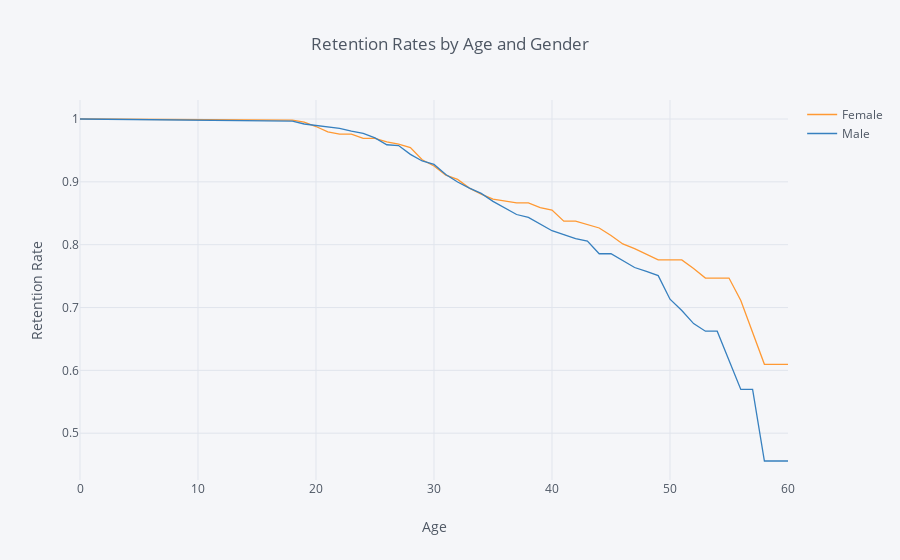

Notebook code for this chart:
### Code cell
rates = survival(data, 'Gender', 'Age', 'Attrition')

rates.iplot(kind='line', xTitle='Age', yTitle='Retention Rate',
            title='Retention Rates by Age and Gender')

### Figure 1 — Plotly figure (JSON) as saved in the notebook; plotly's stock layout.template omitted (floating-point values rounded to 4 significant figures)
{"data": [{"line": {"color": "rgba(255, 153, 51, 1.0)", "dash": "solid", "shape": "linear", "width": 1.3}, "mode": "lines", "name": "Female", "text": "", "type": "scatter", "uid": "313fc6cb-d6a6-42ba-b1f5-38a3a438c63a", "x": [0, 18, 19, 20, 21, 22, 23, 24, 25, 26, 27, 28, 29, 30, 31, 32, 33, 34, 35, 36, 37, 38, 39, 40, 41, 42, 43, 44, 45, 46, 47, 48, 49, 50, 51, 52, 53, 54, 55, 56, 57, 58, 59, 60], "y": [1, 0.9983, 0.9949, 0.988, 0.9794, 0.976, 0.976, 0.969, 0.969, 0.9637, 0.9601, 0.9544, 0.9352, 0.9252, 0.9105, 0.904, 0.8901, 0.8804, 0.8725, 0.8696, 0.8665, 0.8665, 0.8591, 0.8551, 0.8374, 0.8374, 0.8322, 0.8266, 0.8146, 0.8011, 0.7936, 0.785, 0.7757, 0.7757, 0.7757, 0.7621, 0.7469, 0.7469, 0.7469, 0.7113, 0.6605, 0.6097, 0.6097, 0.6097]}, {"line": {"color": "rgba(55, 128, 191, 1.0)", "dash": "solid", "shape": "linear", "width": 1.3}, "mode": "lines", "name": "Male", "text": "", "type": "scatter", "uid": "ba1b0e8b-b7a5-48b6-b6df-6c4ff674c3cc", "x": [0, 18, 19, 20, 21, 22, 23, 24, 25, 26, 27, 28, 29, 30, 31, 32, 33, 34, 35, 36, 37, 38, 39, 40, 41, 42, 43, 44, 45, 46, 47, 48, 49, 50, 51, 52, 53, 54, 55, 56, 57, 58, 59, 60], "y": [1, 0.9966, 0.9921, 0.9898, 0.9886, 0.9852, 0.9806, 0.977, 0.9699, 0.959, 0.9578, 0.9438, 0.9332, 0.9277, 0.9118, 0.8997, 0.8901, 0.8817, 0.8689, 0.8589, 0.848, 0.8433, 0.8331, 0.8222, 0.8162, 0.8096, 0.8058, 0.7856, 0.7856, 0.7752, 0.7637, 0.7575, 0.7508, 0.7132, 0.6952, 0.6744, 0.6624, 0.6624, 0.6172, 0.5697, 0.5697, 0.4558, 0.4558, 0.4558]}], "layout": {"legend": {"bgcolor": "#F5F6F9", "font": {"color": "#4D5663"}}, "paper_bgcolor": "#F5F6F9", "plot_bgcolor": "#F5F6F9", "title": {"font": {"color": "#4D5663"}, "text": "Retention Rates by Age and Gender"}, "xaxis": {"gridcolor": "#E1E5ED", "showgrid": true, "tickfont": {"color": "#4D5663"}, "title": {"font": {"color": "#4D5663"}, "text": "Age"}, "zerolinecolor": "#E1E5ED"}, "yaxis": {"gridcolor": "#E1E5ED", "showgrid": true, "tickfont": {"color": "#4D5663"}, "title": {"font": {"color": "#4D5663"}, "text": "Retention Rate"}, "zerolinecolor": "#E1E5ED"}}}
